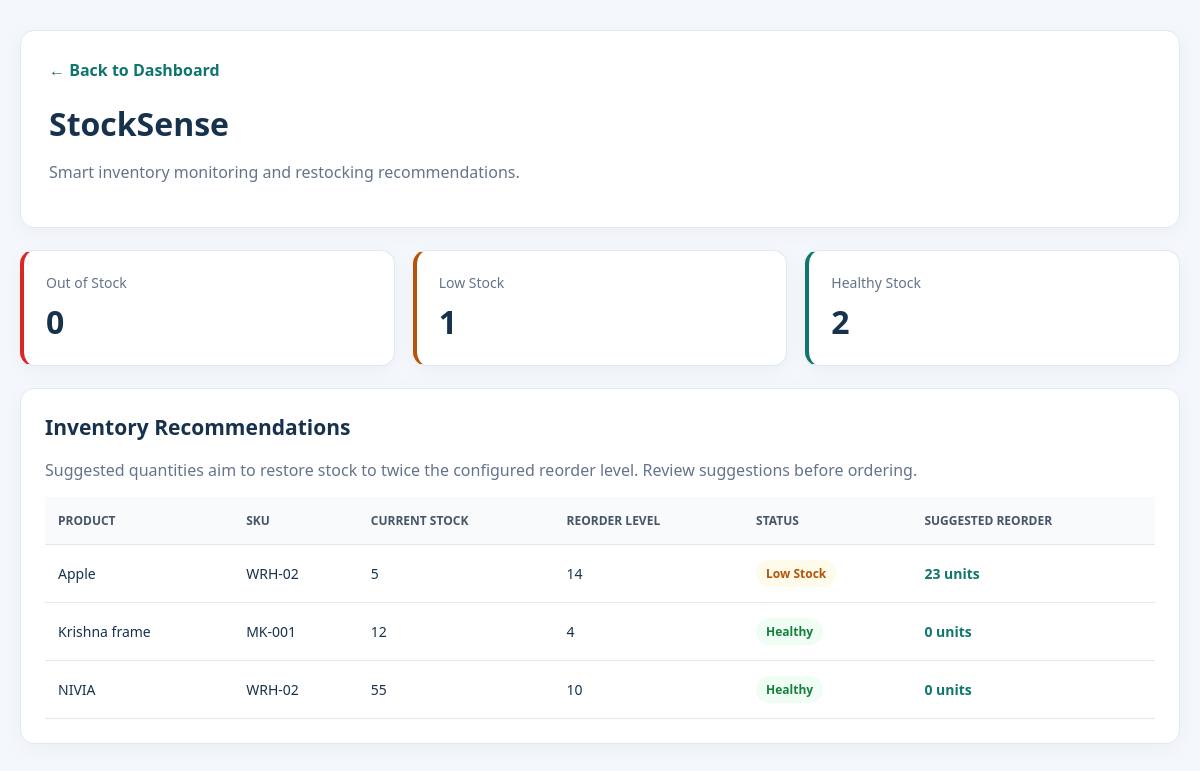
Page /stock-sense/ (signed in) on the committed database.
### core/models.py (models this page shows, shortened)
class products(models.Model):
    name = models.CharField(max_length=200)
    sku = models.CharField(max_length=100, blank=True)
    category = models.CharField(max_length=100)
    quantity = models.IntegerField(default=0)
    price = models.IntegerField(default=0)
    supplier = models.CharField(
            max_length=200,
            default="Unknown Supplier"
        )
    location = models.CharField(max_length=200, default="Main Warehouse")
    reorder_level = models.IntegerField(default=10)
    expiry_date = models.DateField(null=True, blank=True)
    manufacturing_date = models.DateField(null=True, blank=True)
    description = models.TextField(blank=True,default='')
    image = models.ImageField(
    upload_to="products/",
    blank=True,
    null=True
)

### core/views.py (the view)
# urls.py: path("stock-sense/", views.stock_sense, name="stock_sense"),
@login_required
def stock_sense(request):
    all_products = products.objects.all().order_by("quantity")
    stock_items = []
    for product in all_products:
        reorder_level = product.reorder_level
        quantity = product.quantity
        if quantity <= 0:
            stock_status = "Out of Stock"
        elif quantity <= reorder_level:
            stock_status = "Low Stock"
        else:
            stock_status = "Healthy"
        suggested_quantity = max(
            (reorder_level * 2) - quantity,
            0
        )
        stock_items.append({
            "product": product,
            "stock_status": stock_status,
            "suggested_quantity": suggested_quantity,
        })
    context = {
        "stock_items": stock_items,
        "total_products": len(stock_items),
        "low_stock_count": sum(
            1 for item in stock_items
            if item["stock_status"] == "Low Stock"
        ),
        "out_of_stock_count": sum(
            1 for item in stock_items
            if item["stock_status"] == "Out of Stock"
        ),
        "healthy_count": sum(
            1 for item in stock_items
            if item["stock_status"] == "Healthy"
        ),
    }
    return render(request, "stock_sense.html", context)

### templates/stock_sense.html (shortened to what this page needs)
{% load static %}
<!DOCTYPE html>
<html lang="en">
<head>
</head>
<body>
<div class="container">
    <header class="header">
        <a class="back" href="{% url 'dashboard' %}">
            &larr; Back to Dashboard
        </a>
        <h1>StockSense</h1>
        <p class="subtitle">
            Smart inventory monitoring and restocking recommendations.
        </p>
    </header>
    <section class="metrics">
        <div class="metric red">
            <div class="metric-label">Out of Stock</div>
            <div class="metric-value">{{ out_of_stock_count }}</div>
        </div>
        <div class="metric amber">
            <div class="metric-label">Low Stock</div>
            <div class="metric-value">{{ low_stock_count }}</div>
        </div>
        <div class="metric">
            <div class="metric-label">Healthy Stock</div>
            <div class="metric-value">{{ healthy_count }}</div>
        </div>
    </section>
    <section class="panel">
        <h2>Inventory Recommendations</h2>
        <p class="subtitle">
            Suggested quantities aim to restore stock to twice the
            configured reorder level. Review suggestions before ordering.
        </p>
        <div class="table-wrap">
            <table>
                <thead>
                    <tr>
                        <th>Product</th>
                        <th>SKU</th>
                        <th>Current Stock</th>
                        <th>Reorder Level</th>
                        <th>Status</th>
                        <th>Suggested Reorder</th>
                    </tr>
                </thead>
                <tbody>
                    {% for item in stock_items %}
                    <tr>
                        <td>{{ item.product.name }}</td>
                        <td>{{ item.product.sku|default:"—" }}</td>
                        <td>{{ item.product.quantity }}</td>
                        <td>{{ item.product.reorder_level }}</td>
                        <td>
                            {% if item.stock_status == "Out of Stock" %}
                                <span class="badge out">
                                    Out of Stock
                                </span>
                            {% elif item.stock_status == "Low Stock" %}
                                <span class="badge low">
                                    Low Stock
                                </span>
                            {% else %}
                                <span class="badge healthy">
                                    Healthy
                                </span>
                            {% endif %}
                        </td>
                        <td class="recommendation">
                            {{ item.suggested_quantity }} units
                        </td>
                    </tr>
                    {% endfor %}
                </tbody>
            </table>
        </div>
    </section>
</div>
</body>
</html>

### templates/stock_sense.html (style rules this page uses)
:root { --primary: #0f766e; --background: #f4f7fb; --text: #17324d; --muted: #64748b; --border: #e2e8f0; --red: #dc2626; --amber: #b45309; --green: #15803d; }
* { box-sizing: border-box; }
body { margin: 0; padding: 30px 20px; font-family: "Segoe UI", Arial, sans-serif; background: var(--background); color: var(--text); }
.container { max-width: 1200px; margin: auto; }
.header, .panel, .metric { background: white; border: 1px solid var(--border); border-radius: 14px; box-shadow: 0 5px 20px rgba(15, 23, 42, 0.04); }
.header { padding: 28px; margin-bottom: 22px; }
.back { color: var(--primary); text-decoration: none; font-weight: 600; }
h1 { margin-bottom: 8px; font-size: 32px; }
.subtitle { color: var(--muted); }
.metrics { display: grid; grid-template-columns: repeat(3, minmax(0, 1fr)); gap: 18px; margin-bottom: 22px; }
.metric { padding: 22px; border-left: 4px solid var(--primary); }
.metric.red { border-left-color: var(--red); }
.metric.amber { border-left-color: var(--amber); }
.metric-label { color: var(--muted); font-size: 14px; }
.metric-value { margin-top: 8px; font-size: 32px; font-weight: 750; }
.panel { padding: 24px; }
.panel h2 { margin-top: 0; font-size: 21px; }
.table-wrap { overflow-x: auto; }
table { width: 100%; min-width: 700px; border-collapse: collapse; }
th, td { padding: 15px 13px; text-align: left; border-bottom: 1px solid var(--border); }
th { background: #f8fafc; color: #475569; font-size: 12px; text-transform: uppercase; }
td { font-size: 14px; }
.badge { display: inline-block; padding: 5px 10px; border-radius: 20px; font-size: 12px; font-weight: 700; white-space: nowrap; }
.badge.low { color: var(--amber); background: #fffbeb; }
.badge.healthy { color: var(--green); background: #f0fdf4; }
.recommendation { font-weight: 750; color: var(--primary); }

### rows in the picture
products: product.name "Apple", product.sku "WRH-02", product.quantity "5", product.reorder_level "14", shows "Low Stock", suggested_quantity "23"
products: product.name "Krishna frame", product.sku "MK-001", product.quantity "12", product.reorder_level "4", shows "Healthy", suggested_quantity "0"
products: product.name "NIVIA", product.sku "WRH-02", product.quantity "55", product.reorder_level "10", shows "Healthy", suggested_quantity "0"

### other values in the picture
{{ out_of_stock_count }} "0"
{{ low_stock_count }} "1"
{{ healthy_count }} "2"
